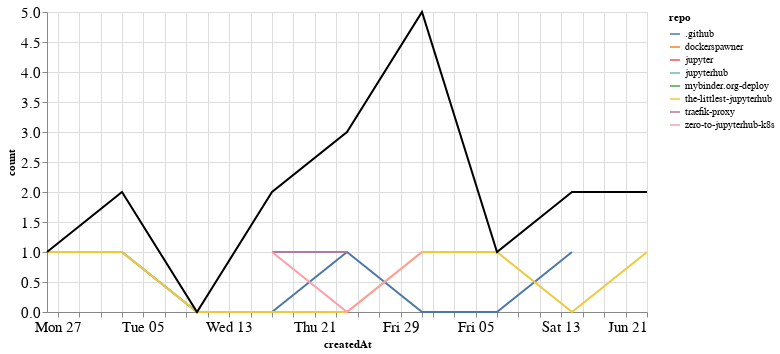

The code cell stored with this chart in its notebook:
### Markdown cell above
## PRs

### Code cell
prs_time = prs.groupby('repo').resample('W', on='createdAt').count()['author'].reset_index()
prs_time = prs_time.rename(columns={'author': 'count'})
prs_time_total = prs_time.groupby('createdAt').agg({"count": "sum"}).reset_index()

ch1 = alt.Chart(prs_time, width=600).mark_line().encode(
    x='createdAt',
    y='count',
    color='repo',
    tooltip="repo"
)

ch2 = alt.Chart(prs_time_total, width=600).mark_line(color="black").encode(
    x='createdAt',
    y='count',
)

ch1 + ch2

### Figure 1 — Vega-Lite specification as saved in the notebook (floating-point values rounded to 4 significant figures)
{"config": {"axisLeft": {"labelFontSize": 15}, "axisBottom": {"labelFontSize": 15}}, "layer": [{"data": {"name": "data-af12e138a56d45f62afa2b601ed46008"}, "mark": "line", "encoding": {"color": {"type": "nominal", "field": "repo"}, "tooltip": {"type": "nominal", "field": "repo"}, "x": {"type": "temporal", "field": "createdAt"}, "y": {"type": "quantitative", "field": "count"}}, "width": 600}, {"data": {"name": "data-52c738b7b8d5002b771acb35d58d8a33"}, "mark": {"type": "line", "color": "black"}, "encoding": {"x": {"type": "temporal", "field": "createdAt"}, "y": {"type": "quantitative", "field": "count"}}, "width": 600}], "$schema": "https://vega.github.io/schema/vega-lite/v4.8.1.json", "datasets": {"data-af12e138a56d45f62afa2b601ed46008": [{"repo": ".github", "createdAt": "2020-05-03T00:00:00", "count": 1}, {"repo": ".github", "createdAt": "2020-05-10T00:00:00", "count": 0}, {"repo": ".github", "createdAt": "2020-05-17T00:00:00", "count": 0}, {"repo": ".github", "createdAt": "2020-05-24T00:00:00", "count": 1}, {"repo": ".github", "createdAt": "2020-05-31T00:00:00", "count": 0}, {"repo": ".github", "createdAt": "2020-06-07T00:00:00", "count": 0}, {"repo": ".github", "createdAt": "2020-06-14T00:00:00", "count": 1}, {"repo": "dockerspawner", "createdAt": "2020-06-21T00:00:00", "count": 1}, {"repo": "jupyter", "createdAt": "2020-06-14T00:00:00", "count": 1}, {"repo": "jupyterhub", "createdAt": "2020-05-31T00:00:00", "count": 3}, {"repo": "mybinder.org-deploy", "createdAt": "2020-05-24T00:00:00", "count": 1}, {"repo": "the-littlest-jupyterhub", "createdAt": "2020-04-26T00:00:00", "count": 1}, {"repo": "the-littlest-jupyterhub", "createdAt": "2020-05-03T00:00:00", "count": 1}, {"repo": "the-littlest-jupyterhub", "createdAt": "2020-05-10T00:00:00", "count": 0}, {"repo": "the-littlest-jupyterhub", "createdAt": "2020-05-17T00:00:00", "count": 0}, {"repo": "the-littlest-jupyterhub", "createdAt": "2020-05-24T00:00:00", "count": 0}, {"repo": "the-littlest-jupyterhub", "createdAt": "2020-05-31T00:00:00", "count": 1}, {"repo": "the-littlest-jupyterhub", "createdAt": "2020-06-07T00:00:00", "count": 1}, {"repo": "the-littlest-jupyterhub", "createdAt": "2020-06-14T00:00:00", "count": 0}, {"repo": "the-littlest-jupyterhub", "createdAt": "2020-06-21T00:00:00", "count": 1}, {"repo": "traefik-proxy", "createdAt": "2020-05-17T00:00:00", "count": 1}, {"repo": "traefik-proxy", "createdAt": "2020-05-24T00:00:00", "count": 1}, {"repo": "zero-to-jupyterhub-k8s", "createdAt": "2020-05-17T00:00:00", "count": 1}, {"repo": "zero-to-jupyterhub-k8s", "createdAt": "2020-05-24T00:00:00", "count": 0}, {"repo": "zero-to-jupyterhub-k8s", "createdAt": "2020-05-31T00:00:00", "count": 1}], "data-52c738b7b8d5002b771acb35d58d8a33": [{"createdAt": "2020-04-26T00:00:00", "count": 1}, {"createdAt": "2020-05-03T00:00:00", "count": 2}, {"createdAt": "2020-05-10T00:00:00", "count": 0}, {"createdAt": "2020-05-17T00:00:00", "count": 2}, {"createdAt": "2020-05-24T00:00:00", "count": 3}, {"createdAt": "2020-05-31T00:00:00", "count": 5}, {"createdAt": "2020-06-07T00:00:00", "count": 1}, {"createdAt": "2020-06-14T00:00:00", "count": 2}, {"createdAt": "2020-06-21T00:00:00", "count": 2}]}}
